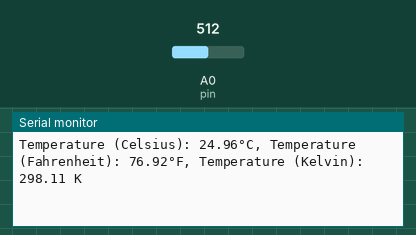
This sketch was run on a simulated Arduino Uno, built with avr-gcc and run on an emulated ATmega328P. On the bench: the last lines printed to the serial monitor. The test bench sets the inputs (shaded band); at power-on: A0 (pin) = 512.

Above: at 4.2 s.
4.3 s: A0 (pin) set to 804
At 6.0 s:
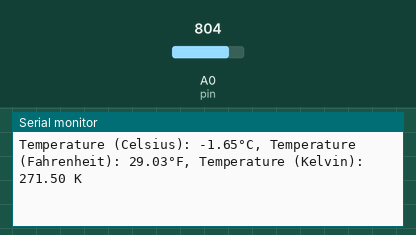
7.3 s: A0 (pin) set to 772
At 8.1 s:
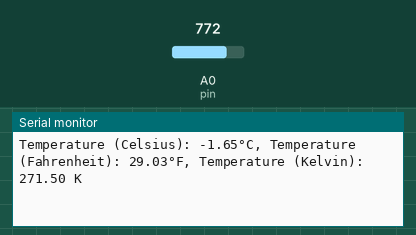
Timing chart, 0 to 9.8 s (numbered marks = the images above; inputs shaded):
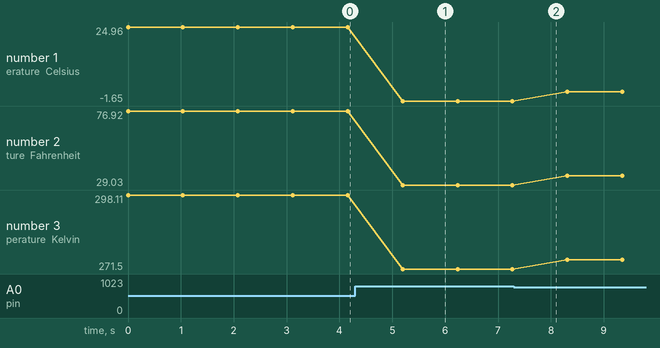

The sketch:

NTC_Thermistor_Lib_01.ino
```cpp
#include <NTC_Thermistor.h> // NTC Thermistor Library

// NTC Thermistor 설정
const int pin = A0; // Thermistor 연결 핀
const float R0 = 10000.0; // Thermistor의 기준 저항 (10KΩ)
const float Rn = 10000.0; // Thermistor의 명시 저항 (10KΩ)
const float Tn = 25.0; // Thermistor의 기준 온도 (25°C)
const float B = 3950.0; // Thermistor의 B 값

NTC_Thermistor thermistor(pin, R0, Rn, Tn, B);

void setup() {
  Serial.begin(9600);
}

void loop() {
  // 온도 읽기
  double celsius = thermistor.readCelsius();
  double fahrenheit = thermistor.readFahrenheit();
  double kelvin = thermistor.readKelvin();

  // 온도 출력
  Serial.print("Temperature (Celsius): ");
  Serial.print(celsius);
  Serial.print("°C, ");
  Serial.print("Temperature (Fahrenheit): ");
  Serial.print(fahrenheit);
  Serial.print("°F, ");
  Serial.print("Temperature (Kelvin): ");
  Serial.print(kelvin);
  Serial.println(" K");

  delay(1000); // 1초마다 측정
}
```

Measured:
- after the input at 4.3 s, the serial monitor: prints a new line after 0.90 s (image 1)
- plotted number 1: 24.96 → -1.65 after the input at 4.3 s, -1.65 → 1.69 after the input at 7.3 s
- plotted number 2: 76.92 → 29.03 after the input at 4.3 s, 29.03 → 35.05 after the input at 7.3 s
- plotted number 3: 298.11 → 271.5 after the input at 4.3 s, 271.5 → 274.84 after the input at 7.3 s
